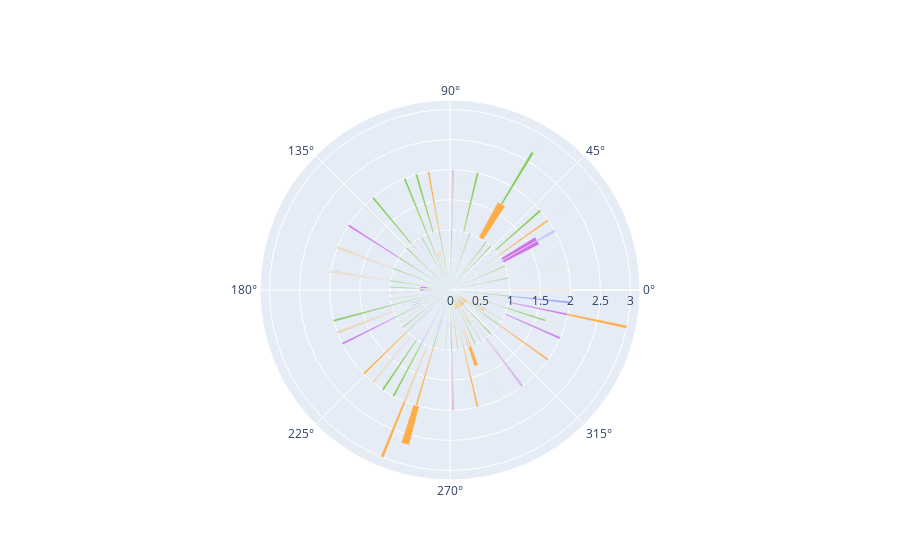

Notebook cell for this chart:
### Code cell
dring = df
try:
    del f
except NameError:
    pass
    
f = go.Figure(go.Barpolar(theta=df.midtheta, r=df.r, width=df.width, #base=df.rbase,
                          text=df.summary, marker_color=df.color))
f.update_layout(height=800)
f.show()

### Figure 1 — Plotly figure (JSON) as saved in the notebook; plotly's stock layout.template omitted (floating-point values rounded to 4 significant figures; data arrays with more than 128 entries replaced by an {"elided": "..."} marker saying what was removed)
{"data": [{"marker": {"color": {"elided": "632 str values"}}, "r": {"elided": "632 float values"}, "text": {"elided": "632 str values"}, "theta": {"elided": "632 float values"}, "type": "barpolar", "width": {"elided": "632 float values"}}], "layout": {"autosize": true, "polar": {"angularaxis": {"type": "linear"}, "radialaxis": {"autorange": true, "range": [0, 3.158], "type": "linear"}}}}
